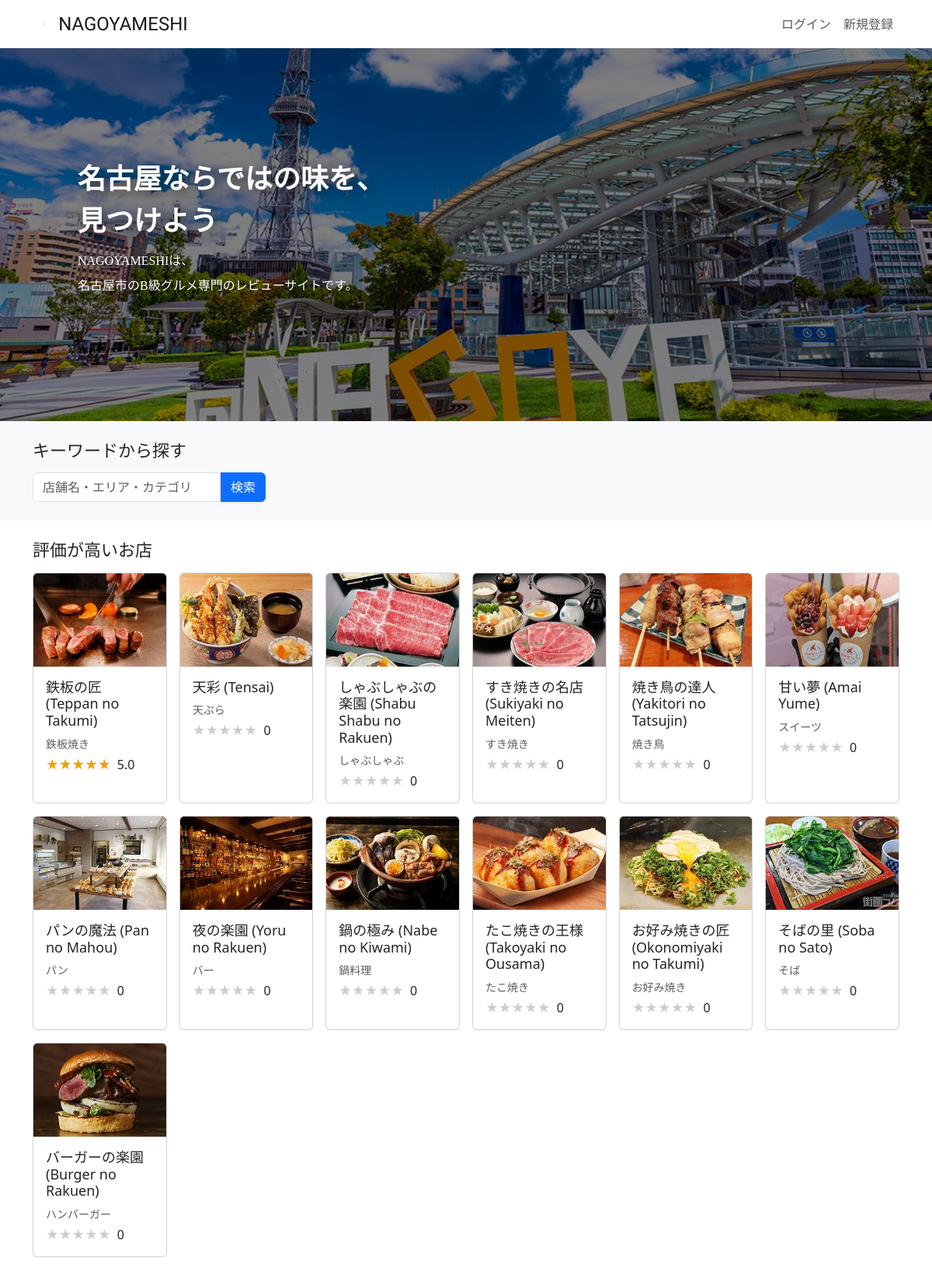
The page / (upper part) on the database its author committed.
### restaurant/models.py (models this page shows, shortened)
class Restaurant(models.Model):
    name = models.CharField(verbose_name='店舗名', max_length=64)
    description = models.CharField(verbose_name='説明', max_length=128)
    price = models.CharField(verbose_name='価格帯', max_length=32)
    zip_code = models.CharField(verbose_name='郵便番号', max_length=32)
    address = models.CharField(verbose_name='住所', max_length=128)
    business_time = models.CharField(verbose_name='営業時間', max_length=64)
    close_day_of_week = models.CharField(verbose_name='定休日', max_length=32)
    seats_number = models.CharField(verbose_name='座席数', max_length=32)
    category = models.ForeignKey(Category, verbose_name='カテゴリー', on_delete=models.PROTECT)
    rate = models.FloatField(verbose_name='レート', default=0.0)
    review_num = models.IntegerField(verbose_name='レビュー数', default=0)
    reservation_num = models.IntegerField(verbose_name='予約数', default=0)
    photo = models.ImageField(verbose_name='写真', blank=True, null=True)
    created_at = models.DateTimeField(verbose_name='作成日時', auto_now_add=True)
    updated_at = models.DateTimeField(verbose_name='更新日時', auto_now=True)
    class Meta:
        verbose_name_plural = 'Restaurant'

class Category(models.Model):
    name = models.CharField(verbose_name='カテゴリー名', max_length=64)
    photo = models.ImageField(verbose_name='写真', blank=True, null=True)
    class Meta:
        verbose_name_plural = 'Category'
    def __str__(self):
        return self.name

### restaurant/views.py (the view)
# urls.py: path("", views.TopPageView.as_view(), name="top_page"),
class TopPageView(generic.ListView):
    template_name = "top_page.html"
    model = models.Restaurant
    queryset = models.Restaurant.objects.order_by('-rate')
    context_object_name = 'restaurant_list'
    def get_context_data(self, **kwargs):
        if 'price_session' in self.request.session:
            self.request.session['price_session'] = 0
        if 'keyword_session' in self.request.session:
            self.request.session['keyword_session'] = ''
        if 'category_session' in self.request.session:
            self.request.session['category_session'] = ''
        if 'select_sort' in self.request.session:
            self.request.session['select_sort'] = '-created_at'
        context = super(TopPageView, self).get_context_data(**kwargs)
        category_list = models.Category.objects.all()
        new_restaurant_list = models.Restaurant.objects.all().order_by('-created_at')
        average_rate_list = []
        average_rate_star_list = []
        for restaurant in context['restaurant_list']:
            average_rate = models.Review.objects.filter(restaurant=restaurant).aggregate(Avg('rate'))
            average_rate = average_rate['rate__avg'] if average_rate['rate__avg'] is not None else 0
            average_rate_list.append(round(average_rate, 2))
            if average_rate % 1 == 0:
                average_rate = int(average_rate)
            else:
                average_rate = round(average_rate * 2) / 2
            average_rate_star_list.append(average_rate)
        context.update({
            'category_list': category_list,
            'new_restaurant_list': new_restaurant_list,
            'restaurant_list': zip(self.queryset, average_rate_list, average_rate_star_list),
        })
        return context

### restaurant/templates/top_page.html (shortened to what this page needs)
{% extends 'layout/base.html' %}
{% load static %}
{% block stylesheet %}
<link rel="stylesheet" href="https://cdn.jsdelivr.net/npm/swiper@8/swiper-bundle.min.css">
{% endblock %}
{% block content %}
<main>
    <div>
        <div class="swiper">
            <div class="swiper-wrapper">
                <div class="swiper-slide">
                    <img src="{% static 'images/main/main1.jpeg' %}">
                </div>
                <div class="swiper-slide">
                </div>
                <div class="d-flex align-items-center overlay-background">
                    <div class="container nagoyameshi-container overlay-text">
                        <h1 class="text-white catchphrase-heading">名古屋ならではの味を、<br>見つけよう</h1>
                        <p class="text-white catchphrase-paragraph">NAGOYAMESHIは、<br>名古屋市のB級グルメ専門のレビューサイトです。</p>
                    </div>
                </div>
            </div>
        </div>
    </div>
    <div class="bg-light mb-4 py-4">
        <div class="container nagoyameshi-container">
            <h2 class="mb-3">キーワードから探す</h2>
            <form method="GET" action="{% url 'restaurant_list' %}" class="user-search-box">
                <div class="input-group">
                    <input type="text" class="form-control" placeholder="店舗名・エリア・カテゴリ" name="keyword">
                    <button type="submit" class="btn btn-primary text-white shadow-sm">検索</button>
                </div>
            </form>
        </div>
    </div>
    <div class="container nagoyameshi-container">
        <h2 class="mb-3">評価が高いお店</h2>
        <div class="row row-cols-xl-6 row-cols-md-3 row-cols-2 g-3 mb-5">
            {% for restaurant,rate,rate_star in restaurant_list %}
            <div class="col">
                <a href="{% url 'restaurant_detail' restaurant.id %}" class="link-dark card-link">
                    <div class="card h-100">
                        {% if restaurant.photo %}
                        <img src="{{ restaurant.photo.url }}" class="card-img-top vertical-card-image">
                        {% endif %}
                        <div class="card-body">
                            <h3 class="card-title">{{ restaurant.name }}</h3>
                            <div class="text-muted small mb-1">
                                <div class="d-inline-block">{{ restaurant.category }}</div>
                            </div>
                            <p class="card-text">
                                <span class="star-rating me-1" data-rate="{{ rate_star }}"></span>
{{ rate }}
                            </p>
                        </div>
                    </div>
                </a>
            </div>
            {% endfor %}
        </div>
    </div>
</main>
{% endblock %}

### static/css/nagoyameshi.css (style rules this page uses)
h1 { font-size: 1.5rem; }
h2 { font-size: 1.375rem; }
h3 { font-size: 1.125rem; }
.user-search-box { max-width: 300px; }
a { text-decoration: none !important; }
.vertical-card-image { width: 100%; height: 120px; object-fit: cover; }
.swiper { width: 100%; height: 480px; }
.swiper img { width: 100%; height: 480px; object-fit: cover; }
.overlay-background { position: absolute; width: 100%; height: 100%; background-color: rgba(0, 0, 0, 0.5); z-index: 10; }
.overlay-text { padding: 0 70px; }
.catchphrase-heading { font-size: 36px; line-height: 1.5; font-family: 'Noto Serif JP', serif; font-weight: 600; text-shadow: 0.25rem 0.25rem 1rem rgb(0 0 0 / 60%); }
.catchphrase-paragraph { font-size: 16px; line-height: 2; font-family: 'Noto Serif JP', serif; font-weight: 400; text-shadow: 0.25rem 0.25rem 1rem rgb(0 0 0 / 60%); }
.card-link { transition: 0.3s; }
.star-rating { position: relative; z-index: 0; display: inline-block; white-space: nowrap; color: #CCCCCC; }
.star-rating:before, .star-rating:after { content: '★★★★★'; }
.star-rating:after { position: absolute; z-index: 1; top: 0; left: 0; overflow: hidden; white-space: nowrap; color: #F29F05; }
.star-rating[data-rate="5"]:after { width: 100%; }
.star-rating[data-rate="0"]:after { width: 0%; }

### rows shown on the page
Restaurant: photo (picture), name "鉄板の匠 (Teppan no Takumi)", category "鉄板焼き", rate "5.0"
Restaurant: photo (picture), name "天彩 (Tensai)", category "天ぷら", rate "0"
Restaurant: photo (picture), name "しゃぶしゃぶの楽園 (Shabu Shabu no Rakuen)", category "しゃぶしゃぶ", rate "0"
Restaurant: photo (picture), name "すき焼きの名店 (Sukiyaki no Meiten)", category "すき焼き", rate "0"
Restaurant: photo (picture), name "焼き鳥の達人 (Yakitori no Tatsujin)", category "焼き鳥", rate "0"
Restaurant: photo (picture), name "甘い夢 (Amai Yume)", category "スイーツ", rate "0"
Restaurant: photo (picture), name "パンの魔法 (Pan no Mahou)", category "パン", rate "0"
Restaurant: photo (picture), name "夜の楽園 (Yoru no Rakuen)", category "バー", rate "0"
Restaurant: photo (picture), name "鍋の極み (Nabe no Kiwami)", category "鍋料理", rate "0"
Restaurant: photo (picture), name "たこ焼きの王様 (Takoyaki no Ousama)", category "たこ焼き", rate "0"
Restaurant: photo (picture), name "お好み焼きの匠 (Okonomiyaki no Takumi)", category "お好み焼き", rate "0"
Restaurant: photo (picture), name "そばの里 (Soba no Sato)", category "そば", rate "0"
Restaurant: photo (picture), name "バーガーの楽園 (Burger no Rakuen)", category "ハンバーガー", rate "0"
